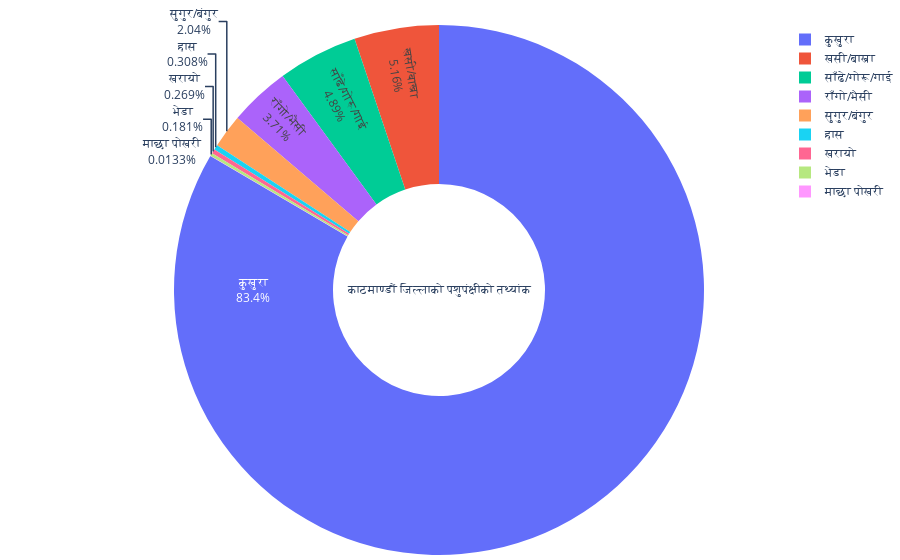

The notebook cell saved with this chart:
### Code cell
import plotly.graph_objects as go

labels = ['साँढे/गोरू/गाई','राँगो/भैसी','खसी/बाख्रा','भेडा','सुगुर/बंगुर','कुखुरा','हास','खरायो','माछा पोखरी']
values = [41170, 31276,43500,1522,17155,702999, 2591,2265,112]

fig = go.Figure(data=[go.Pie(labels=labels, 
                             values=values, 
                             textinfo='label+percent',
                             insidetextorientation='radial',
                             hole=.4,
                             title='काठमाण्डौं जिल्लाको पशुपंक्षीको तथ्यांक',
                             
                            )])
fig.update_layout(margin=dict(t=0, b=0, l=0, r=0),
                template='plotly',)

fig.show()

### Figure 1 — Plotly figure (JSON) as saved in the notebook; plotly's stock layout.template omitted (floating-point values rounded to 4 significant figures)
{"data": [{"hole": 0.4, "insidetextorientation": "radial", "labels": ["साँढे/गोरू/गाई", "राँगो/भैसी", "खसी/बाख्रा", "भेडा", "सुगुर/बंगुर", "कुखुरा", "हास", "खरायो", "माछा पोखरी"], "textinfo": "label+percent", "title": {"text": "काठमाण्डौं जिल्लाको पशुपंक्षीको तथ्यांक"}, "type": "pie", "values": [41170, 31276, 43500, 1522, 17155, 702999, 2591, 2265, 112]}], "layout": {"margin": {"b": 0, "l": 0, "r": 0, "t": 0}}}
